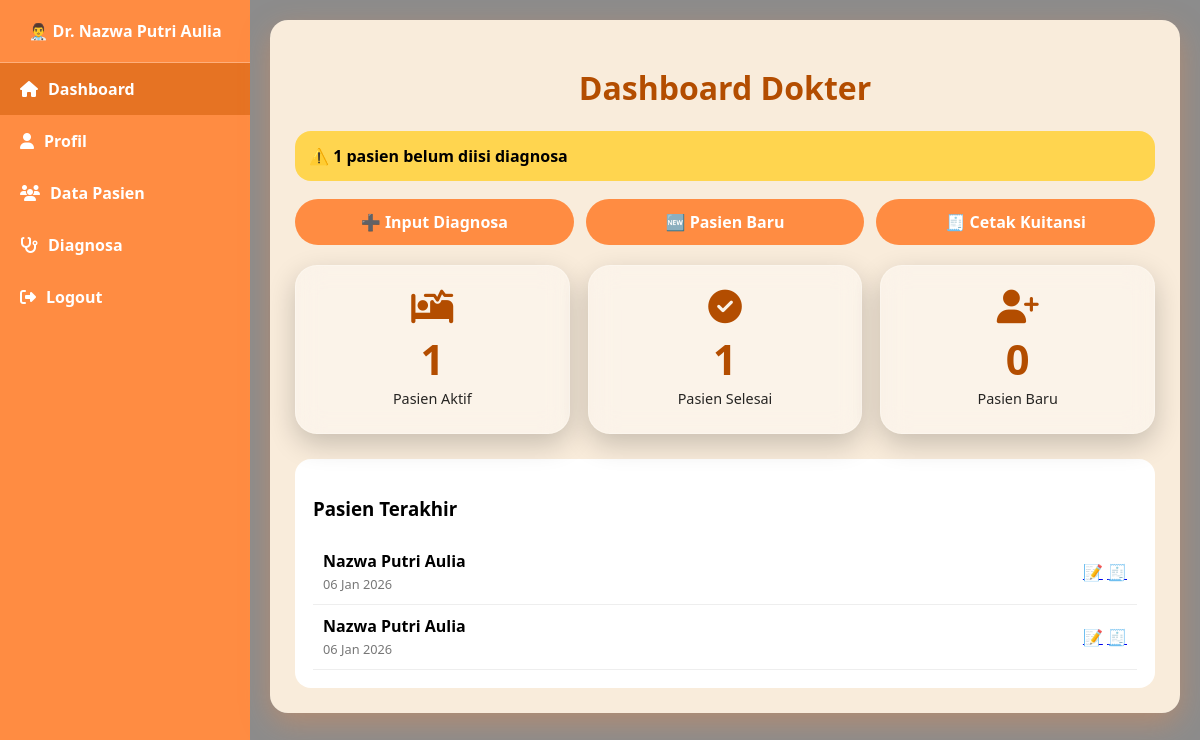
The page /dokter/dashboard.php (signed in) on the database its author committed.
### tables this page shows
CREATE TABLE `dokter` (
  `nip` int(11) NOT NULL,
  `nama_dokter` varchar(100) NOT NULL,
  `spesialis` varchar(50) DEFAULT NULL,
  `no_telp` varchar(18) DEFAULT NULL,
  `alamat` text DEFAULT NULL,
  `id_user` int(11) DEFAULT NULL
);

CREATE TABLE `rawat_inap` (
  `kode_rawat` int(11) NOT NULL,
  `kode_pasien` int(11) NOT NULL,
  `nip` int(11) NOT NULL,
  `tanggal_masuk` date DEFAULT NULL,
  `tanggal_keluar` date DEFAULT NULL,
  `keluhan` varchar(200) DEFAULT NULL,
  `diagnosa` text DEFAULT NULL,
  `biaya` decimal(10,2) DEFAULT 0.00,
  `biaya_pemeriksaan` decimal(10,2) DEFAULT 0.00,
  `biaya_obat` decimal(10,2) DEFAULT 0.00,
  `nomor_kamar` int(11) DEFAULT NULL,
  `status` enum('Proses','Selesai') DEFAULT 'Proses',
  `kode_obat` int(11) DEFAULT NULL,
  `id_resep` int(11) DEFAULT NULL
);

CREATE TABLE `pasien` (
  `kode_pasien` int(11) NOT NULL,
  `nama_pasien` varchar(100) NOT NULL,
  `umur` int(3) DEFAULT NULL,
  `jenis_kelamin` enum('L','P') DEFAULT NULL,
  `alamat` text DEFAULT NULL,
  `no_telp` varchar(18) DEFAULT NULL,
  `gol_darah` varchar(3) DEFAULT NULL,
  `id_user` int(11) DEFAULT NULL,
  `nip` int(11) DEFAULT NULL
);

### dokter/dashboard.php (the view, shortened to what this page needs)
<?php
include "../config/koneksi.php";
$id_user = $_SESSION['id_user'];
$dokter = mysqli_fetch_assoc(mysqli_query(
    $koneksi,
    "SELECT nip, nama_dokter FROM dokter WHERE id_user='$id_user'"
));
$nip = $dokter['nip'];
$nama_dokter = htmlspecialchars($dokter['nama_dokter']);
$total = mysqli_fetch_assoc(mysqli_query(
    $koneksi,"SELECT COUNT(*) total FROM rawat_inap WHERE nip='$nip'"
))['total'] ?? 0;
$aktif = mysqli_fetch_assoc(mysqli_query(
    $koneksi,"SELECT COUNT(*) total FROM rawat_inap
              WHERE nip='$nip'
              AND (tanggal_keluar IS NULL OR tanggal_keluar='')"
))['total'] ?? 0;
$selesai = $total - $aktif;
$baru = mysqli_fetch_assoc(mysqli_query(
    $koneksi,"SELECT COUNT(*) total FROM rawat_inap
              WHERE nip='$nip' AND DATE(tanggal_masuk)=CURDATE()"
))['total'] ?? 0;
$warning = mysqli_num_rows(mysqli_query(
    $koneksi,"SELECT * FROM rawat_inap
              WHERE nip='$nip'
              AND (diagnosa IS NULL OR diagnosa='')"
));
$pasien_terakhir = mysqli_query($koneksi,"
    SELECT r.kode_rawat, p.nama_pasien, r.tanggal_masuk
    FROM rawat_inap r
    JOIN pasien p ON r.kode_pasien=p.kode_pasien
    WHERE r.nip='$nip'
    ORDER BY r.tanggal_masuk DESC
    LIMIT 5
");
?>
<!DOCTYPE html>
<html lang="id">
<head>
<link rel="stylesheet" href="https://cdnjs.cloudflare.com/ajax/libs/font-awesome/6.5.0/css/all.min.css"/>
</head>
<body>
<div class="sidebar">
    <div class="logo">👨‍⚕️ <?= $nama_dokter ?></div>
    <a class="active"><i class="fas fa-home"></i>Dashboard</a>
    <a href="daftar_dokter.php"><i class="fas fa-user"></i>Profil</a>
    <a href="data_pasien.php"><i class="fas fa-users"></i>Data Pasien</a>
    <a href="input_diagnosa.php"><i class="fas fa-stethoscope"></i>Diagnosa</a>
    <a href="../logout.php"><i class="fas fa-sign-out-alt"></i>Logout</a>
</div>
<div class="main">
<div class="content">
<h1>Dashboard Dokter</h1>
<?php if($warning>0): ?>
<div class="warning">⚠️ <?= $warning ?> pasien belum diisi diagnosa</div>
<?php endif; ?>
<div class="actions">
    <a href="input_diagnosa.php">➕ Input Diagnosa</a>
    <a href="data_pasien.php?filter=baru">🆕 Pasien Baru</a>
    <a href="print_kuitansi.php?all=1" target="_blank">🧾 Cetak Kuitansi</a>
</div>
<div class="cards">
    <div class="card" onclick="location.href='data_pasien.php?filter=aktif'">
        <i class="fas fa-procedures"></i>
        <div class="number"><?= $aktif ?></div>
        <span>Pasien Aktif</span>
    </div>
    <div class="card" onclick="location.href='data_pasien.php?filter=selesai'">
        <i class="fas fa-check-circle"></i>
        <div class="number"><?= $selesai ?></div>
        <span>Pasien Selesai</span>
    </div>
    <div class="card" onclick="location.href='data_pasien.php?filter=baru'">
        <i class="fas fa-user-plus"></i>
        <div class="number"><?= $baru ?></div>
        <span>Pasien Baru</span>
    </div>
</div>
<div class="list">
<h3>Pasien Terakhir</h3>
<table>
<?php while($p=mysqli_fetch_assoc($pasien_terakhir)): ?>
<tr>
<td>
<strong><?= $p['nama_pasien'] ?></strong><br>
<span class="small"><?= date('d M Y',strtotime($p['tanggal_masuk'])) ?></span>
</td>
<td align="right">
<a href="input_diagnosa.php?kode_rawat=<?= $p['kode_rawat'] ?>">📝</a>
<a href="print_kuitansi.php?kode_rawat=<?= $p['kode_rawat'] ?>" target="_blank">🧾</a>
</td>
</tr>
<?php endwhile ?>
</table>
</div>
</div>
</div>
</body>
</html>

### dokter/dashboard.php (style rules this page uses)
* { box-sizing:border-box }
body { margin:0;font-family:'Segoe UI',sans-serif; background: linear-gradient(rgba(0,0,0,.45),rgba(0,0,0,.45)), url("../assets/RS_Pondok_Indah_-_Pondok_Indah.jpg") center/cover fixed; display:flex; }
.sidebar { width:250px;background:#FF8C42;min-height:100vh }
.sidebar .logo { color:#fff;text-align:center;font-weight:700; padding:20px;border-bottom:1px solid rgba(255,255,255,.3) }
.sidebar a { display:flex;align-items:center;gap:10px; padding:15px 20px;color:#fff;text-decoration:none;font-weight:600 }
.sidebar a:hover,.sidebar a.active { background:#E67323 }
.main { flex:1;padding:20px }
.content { background:rgba(255,242,224,.95); padding:25px;border-radius:18px; box-shadow:0 10px 30px rgba(255,140,66,.35) }
h1 { text-align:center;color:#B34D00 }
.warning { background:#FFD54F; padding:14px; border-radius:16px; margin-bottom:18px; font-weight:600 }
.actions { display:flex;gap:12px;flex-wrap:wrap;margin-bottom:20px }
.actions a { flex:1;min-width:180px; text-align:center;padding:12px; background:#FF8C42;color:#fff; border-radius:30px;text-decoration:none;font-weight:700 }
.cards { display:grid; grid-template-columns:repeat(auto-fit,minmax(220px,1fr)); gap:18px;margin-bottom:25px }
.card { background:rgba(255,255,255,.38); backdrop-filter:blur(14px); padding:24px;border-radius:22px; text-align:center;cursor:pointer; border:1px solid rgba(255,255,255,.25); box-shadow:0 10px 28px rgba(0,0,0,.2); transition:.35s }
.card i { font-size:2.1rem;color:#B34D00;margin-bottom:8px }
.card .number { font-size:2.6rem;font-weight:800;color:#B34D00 }
.card span { font-size:.9rem;opacity:.85 }
.list { background:#fff;padding:18px;border-radius:16px }
.list table { width:100%;border-collapse:collapse }
.list td { padding:10px;border-bottom:1px solid #eee }
.small { font-size:.8rem;color:#777 }

### rows shown on the page
dokter: nama_dokter "Dr. Nazwa Putri Aulia"
rawat_inap: kode_pasien.nama_pasien "Nazwa Putri Aulia", tanggal_masuk "06 Jan 2026"
rawat_inap: kode_pasien.nama_pasien "Nazwa Putri Aulia", tanggal_masuk "06 Jan 2026"

### other values the page prints
$warning "1"
$aktif "1"
$selesai "1"
$baru "0"
